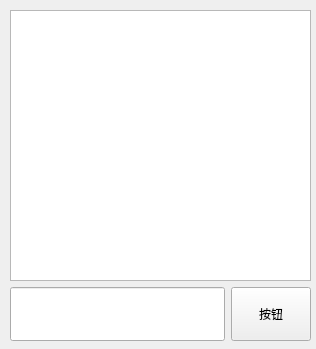
<?xml version="1.0" encoding="UTF-8"?>
<ui version="4.0">
 <class>Widget</class>
 <widget class="QWidget" name="Widget">
  <property name="geometry">
   <rect>
    <x>0</x>
    <y>0</y>
    <width>316</width>
    <height>349</height>
   </rect>
  </property>
  <property name="windowTitle">
   <string>Widget</string>
  </property>
  <widget class="QWidget" name="">
   <property name="geometry">
    <rect>
     <x>10</x>
     <y>10</y>
     <width>301</width>
     <height>331</height>
    </rect>
   </property>
   <layout class="QVBoxLayout" name="verticalLayout" stretch="5,1">
    <item>
     <widget class="QListWidget" name="listWidget"/>
    </item>
    <item>
     <layout class="QHBoxLayout" name="horizontalLayout">
      <item>
       <widget class="QLineEdit" name="lineEdit">
        <property name="sizePolicy">
         <sizepolicy hsizetype="Expanding" vsizetype="Expanding">
          <horstretch>0</horstretch>
          <verstretch>0</verstretch>
         </sizepolicy>
        </property>
       </widget>
      </item>
      <item>
       <widget class="QPushButton" name="pushButton">
        <property name="sizePolicy">
         <sizepolicy hsizetype="Minimum" vsizetype="Expanding">
          <horstretch>0</horstretch>
          <verstretch>0</verstretch>
         </sizepolicy>
        </property>
        <property name="text">
         <string>按钮</string>
        </property>
       </widget>
      </item>
     </layout>
    </item>
   </layout>
  </widget>
 </widget>
 <resources/>
 <connections/>
</ui>
